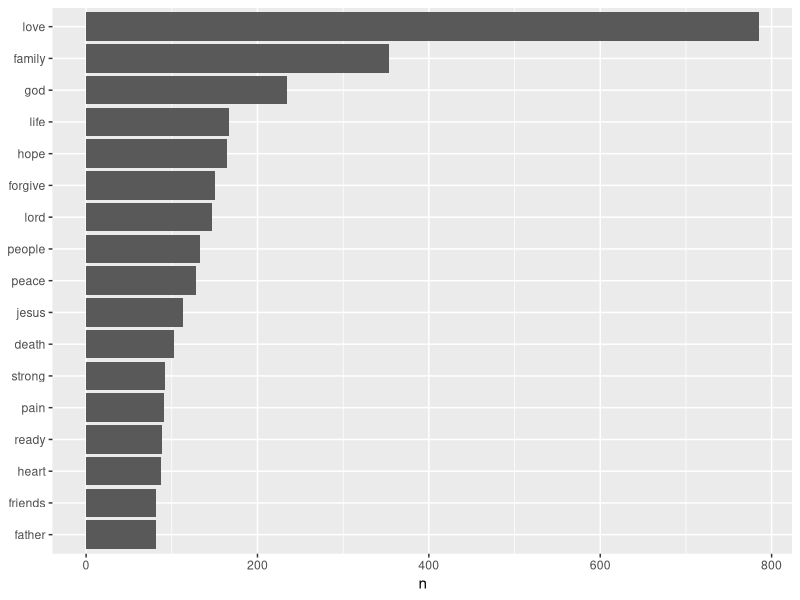
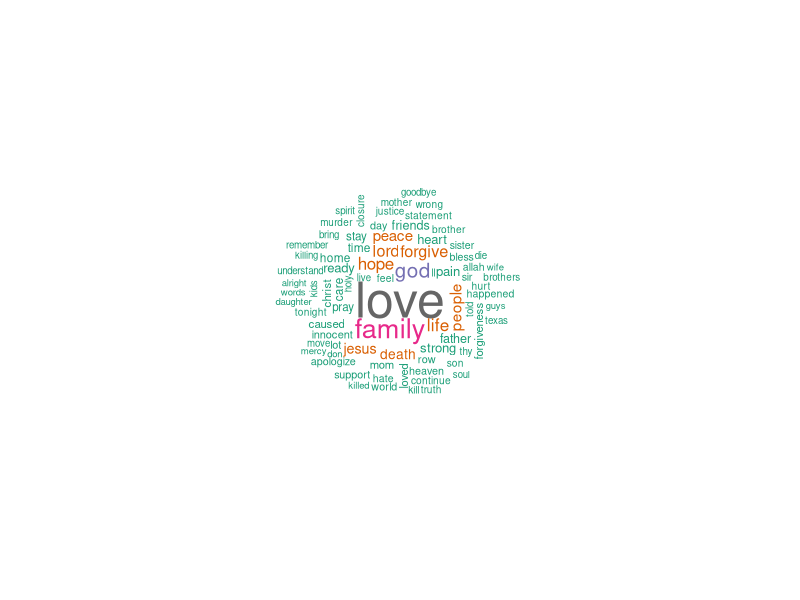
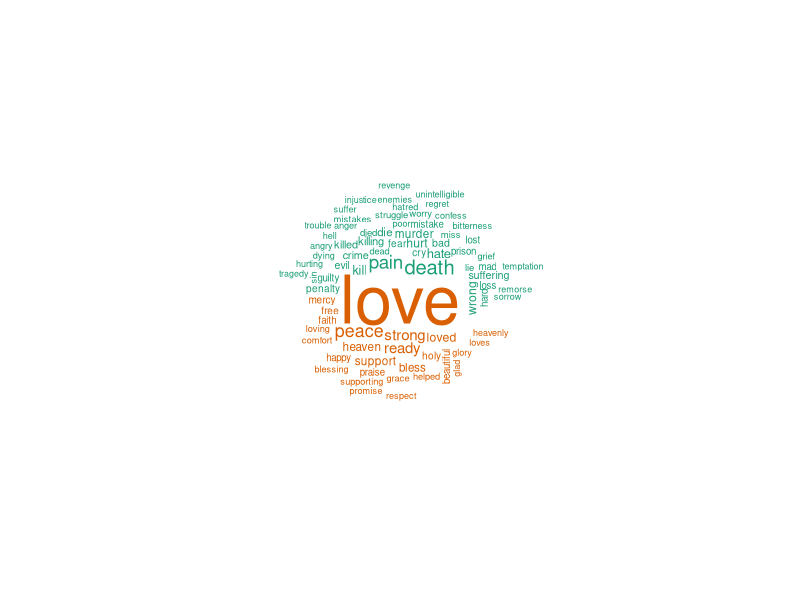
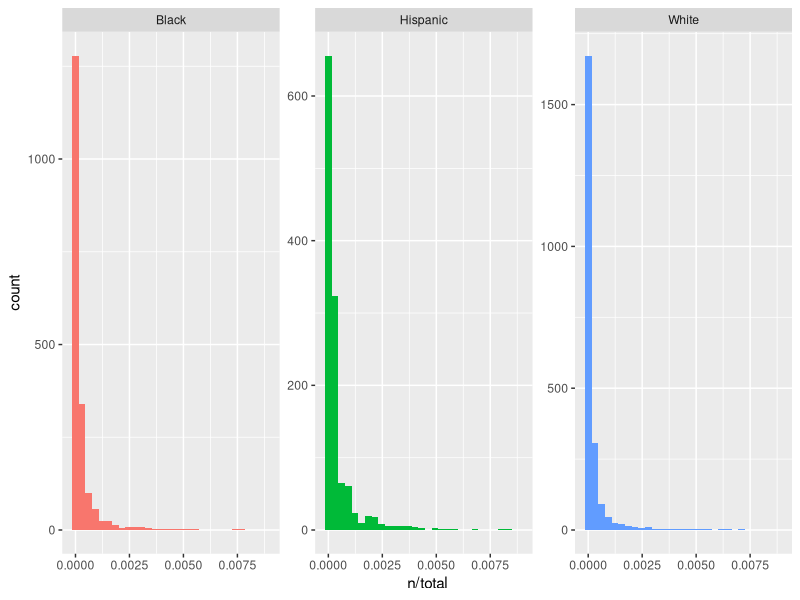
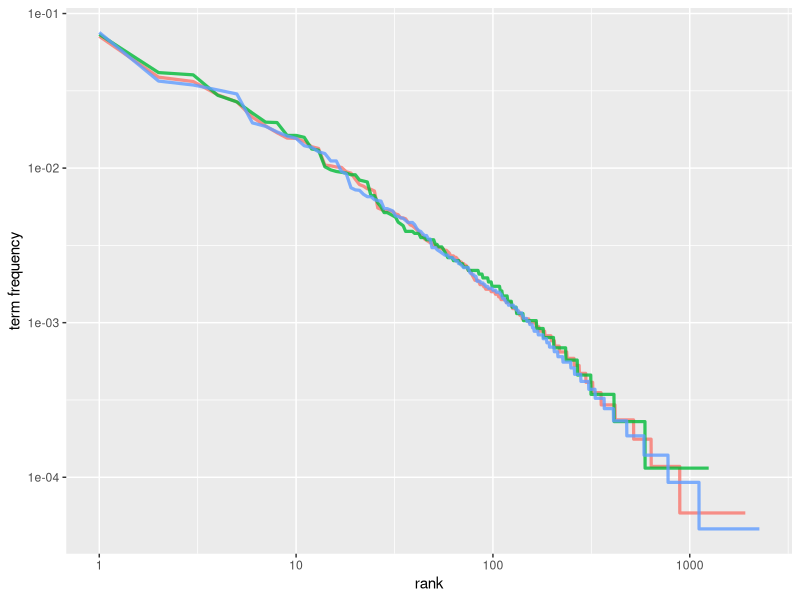
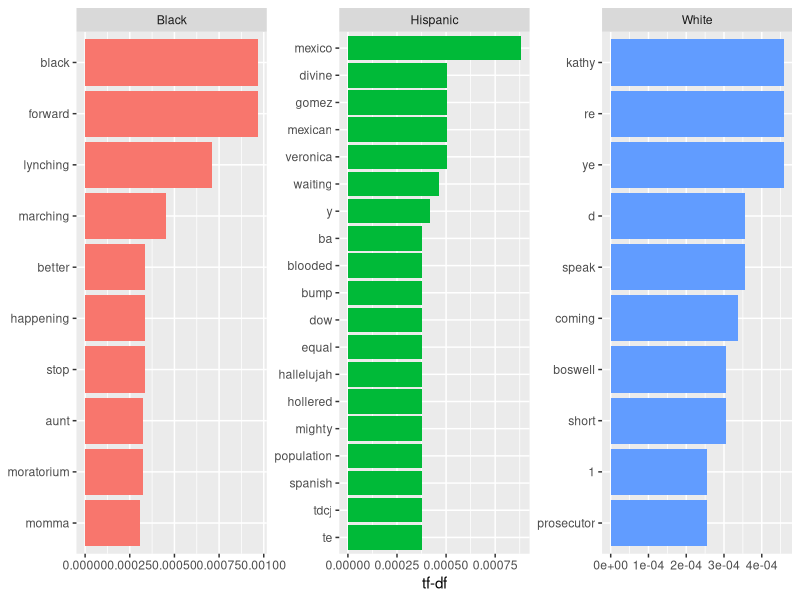
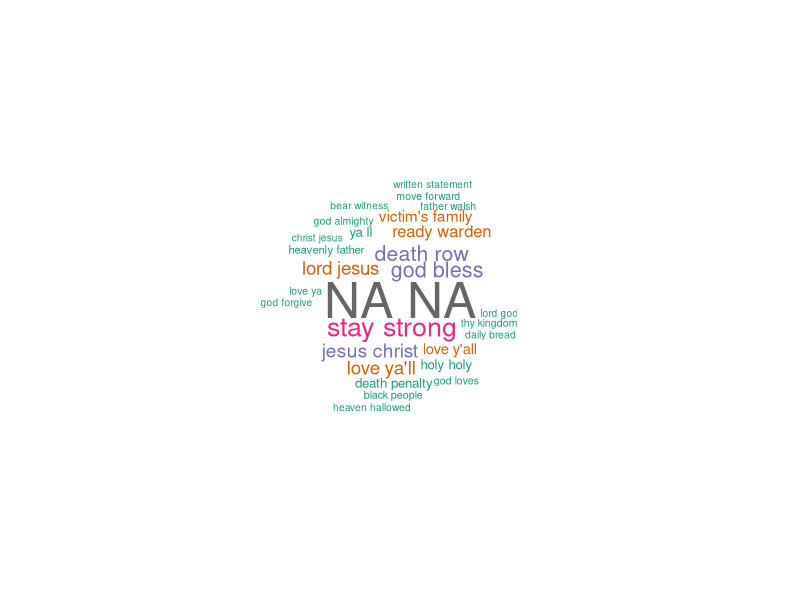
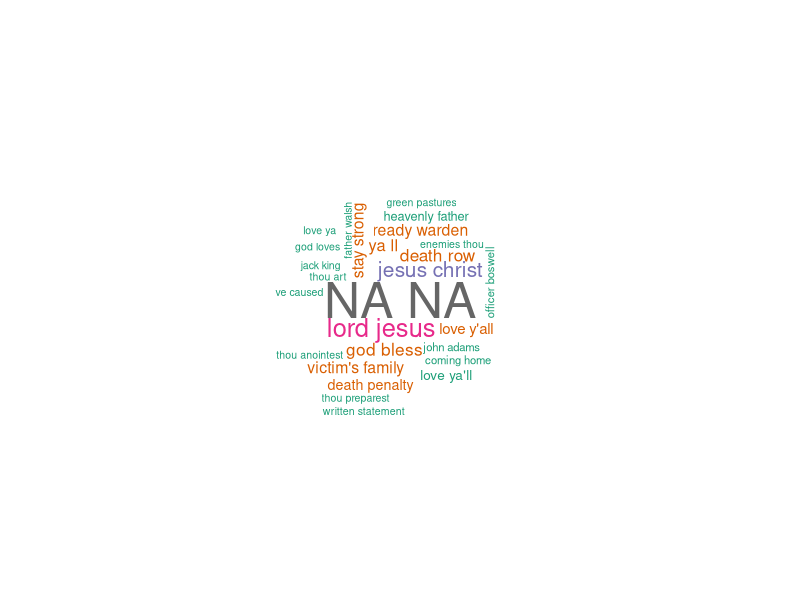

Write R code to recreate these figures, in order. (Note: this script raises an error after producing the figures.)
if(!require(tidytext)) install.packages("tidytext")
library(tidytext)
if(!require(tibble)) install.packages("tibble")
library(tibble)
if(!require(tidyverse)) install.packages("tidyverse")
library(tidyverse)
if(!require(wordcloud)) install.packages("wordcloud")
library(wordcloud)
if(!require(reshape2)) install.packages("reshape2")
library(reshape2)
if(!require(ggraph)) install.packages("ggraph")
library(ggraph)
# may need to install.packages("geforce")
# linux may require sudo apt-get install libudunits2-dev

# setwd("C:/Users/e/Documents/R/inmate.last.words")
setwd("/home/e/R/inmate.last.words")

# read data, prepare text for tidying
x <- read_csv("data/Texas Last Statement - CSV.csv") %>% 
  filter(Race != "Other")
y <- x$LastStatement
y <- data_frame(y)

# Modify stop_words slightly
custom_stop_words <- 
  bind_rows(stop_words,
            data_frame(word = c("ya'll", 
                                "y'all",
                                "warden"),
                       lexicon = "custom"))

# tidy the text
y.tidy <- y %>% 
  unnest_tokens(word,y) %>% 
  anti_join(custom_stop_words)

# list of top 20 used words, sorted
y.tidy %>% 
  count(word, sort = TRUE) %>% 
  slice(1:20)

# plot of above list of top used words
y.tidy %>% 
  count(word, sort = TRUE) %>% 
  filter(n>80) %>% 
  mutate(word=reorder(word,n)) %>% 
  ggplot(aes(word, n)) +
  geom_col() +
  xlab(NULL) +
  coord_flip()

# wordcloud of above list of top used words
pal <- brewer.pal(8,"Dark2")
y.tidy %>% 
  count(word) %>% 
  with(wordcloud(word,n,
                 max.words=80,
                 min.freq=20,
                 colors=pal,
                 random.order = F,
                 random.color = F,
                 scale=c(3,.5)
                 ))

# Comparison wordcloud of top used words according to (bing) sentiment
## negative words likely taken grossly out of context in this case
y.tidy %>%
  inner_join(get_sentiments("bing")) %>%
  count(word, sentiment, sort = TRUE) %>%
  acast(word ~ sentiment, value.var = "n", fill = 0) %>%
  comparison.cloud(max.words = 80
                   # scale=c(3,.2)
                   )
## Word contributions to sentiment
# y.tidy %>% 
#   inner_join(get_sentiments("bing")) %>% 
#   count(word, sentiment, sort=TRUE) %>% 
#   filter(n>20) %>% 
#   mutate(n = ifelse(sentiment == "negative", -n, n)) %>%
#   mutate(word = reorder(word, n)) %>%
#   ggplot(aes(word, n, fill = sentiment)) +
#   geom_col() +
#   coord_flip() +
#   labs(y = "Contribution to sentiment")

## We can try different sentiment dictionaries
# y.tidy %>%
#   inner_join(get_sentiments("nrc")) %>% 
#   count(word, sentiment, sort = TRUE) %>%
#   acast(word ~ sentiment, value.var = "n", fill = 0) %>%
# 
# y.tidy %>%
#   inner_join(get_sentiments("loughran")) 

# comparison of last statements between races?
## select statement and race columns
x.1 <- x %>% 
  select(Race, LastStatement)
## unnested words used per race
x.2 <- x.1 %>% 
  unnest_tokens(word,LastStatement) %>% 
  count(Race,word,sort=T) %>% 
  ungroup()
## total words used per race
x.3 <- x.2 %>% 
  group_by(Race) %>% 
  summarise(total=sum(n))
## each word used compared to total used per race
## common words like i,you, to, etc appear very frequently of course
x.4 <- left_join(x.2,x.3) 

ggplot(x.4,aes(n/total,fill=Race))+
  geom_histogram(show.legend=FALSE)+
  xlim(NA,0.009)+
  facet_wrap(~Race,scales="free_y")

x.5 <- x.4 %>% 
  group_by(Race) %>% 
  mutate(rank=row_number(),
         `term frequency` =n/total)
x.5

x.5 %>% 
  ggplot(aes(rank,`term frequency`,color=Race))+
  geom_line(size = 1.1, alpha = 0.8, show.legend = FALSE) + 
  scale_x_log10() +
  scale_y_log10()

## Find common words in the corpus

x.6 <- x.4 %>% 
  bind_tf_idf(word,Race,n)

x.6 %>% 
  select(-total) %>% 
  arrange(desc(tf_idf))

x.6 %>% 
  arrange(desc(tf_idf)) %>% 
  mutate(word=factor(word,levels=rev(unique(word)))) %>% 
  group_by(Race) %>% 
  top_n(10,tf_idf) %>% 
  ungroup() %>% 
  ggplot(aes(word, tf_idf,fill=Race))+
  geom_col(show.legend=F)+
  labs(x=NULL,y="tf-df")+
  facet_wrap(~Race,scale="free")+
  coord_flip()

# bigrams
x.bigrams <- x.1 %>% 
  unnest_tokens(bigram,LastStatement,token="ngrams",n=2)

x.bigrams %>% 
  count(bigram,sort=T)

x.bigrams.separated <- x.bigrams %>% 
  separate(bigram, c("word1","word2"),sep=" ")

x.bigrams.filtered <- x.bigrams.separated %>% 
  filter(!word1 %in% stop_words$word) %>% 
  filter(!word2 %in% stop_words$word)

x.bigram.counts <- x.bigrams.filtered %>% 
  count(word1,word2,sort=T)

# recombine bigrams without stop words
x.bigrams.united <- x.bigrams.filtered %>% 
  unite(bigram,word1,word2,sep=" ") 

# wordcloud of most common bigrams ALL
x.bigrams.united %>% 
  count(bigram) %>% 
  with(wordcloud(bigram,n,
                 max.words=80,
                 min.freq=5,
                 colors=pal,
                 random.order = F,
                 random.color = F,
                 scale=c(3,.5)))

# wordcloud of most common bigrams WHITE
x.bigrams.united %>%
  filter(Race == "White") %>% 
  count(bigram) %>% 
  with(wordcloud(bigram,n,
                 max.words=80,
                 min.freq=3,
                 colors=pal,
                 random.order = F,
                 random.color = F,
                 scale=c(3,.5))) 

# wordcloud of most common bigrams BLACK
x.bigrams.united %>%
  filter(Race == "Black") %>% 
  count(bigram) %>% 
  with(wordcloud(bigram,n,
                 max.words=80,
                 min.freq=3,
                 colors=pal,
                 random.order = F,
                 random.color = F,
                 scale=c(3,.5))) 

# wordcloud of most common bigrams HISPANIC
x.bigrams.united %>%
  filter(Race == "Hispanic") %>% 
  count(bigram) %>% 
  with(wordcloud(bigram,n,
                 max.words=80,
                 min.freq=3,
                 colors=pal,
                 random.order = F,
                 random.color = F,
                 scale=c(4,.5))) 

# what is polunsky?
# x.bigrams.filtered %>% 
#   filter(word1 == "polunsky") %>% 
#   count(Race, word1,sort=T)
# x.bigrams.filtered %>%
#   filter(word1 == "john") %>%
#   count(Race, word1,sort=T)


x.bigram.tf.idf <- x.bigrams.united %>% 
  count(Race,bigram) %>% 
  bind_tf_idf(bigram,Race,n) %>% 
  arrange(desc(tf_idf))

x.bigram.tf.idf %>% 
  arrange(desc(tf_idf)) %>%
  mutate(bigram=factor(bigram,levels=rev(unique(bigram)))) %>%
  group_by(Race) %>% 
  top_n(5) %>% 
  ungroup() %>%
  ggplot(aes(bigram, tf_idf,fill=Race))+
  geom_col(show.legend=F)+
  labs(x=NULL,y="tf-df")+
  facet_wrap(~Race,scale="free")+
  coord_flip()

x %>% 
  filter(str_detect(LastStatement,"innocent")) %>% 
  select(LastStatement)
  
# trigrams
x.trigrams <- x.1 %>% 
  unnest_tokens(trigram,LastStatement,token="ngrams",n=3) %>% 
  separate(trigram, c("word1", "word2", "word3"), sep = " ") %>%
  # filter(!word1 %in% stop_words$word,
  #        !word2 %in% stop_words$word,
  #        !word3 %in% stop_words$word) %>%
  count(word1, word2, word3, sort = TRUE)


x.bigrams.separated %>% 
  filter(word1=="not") %>% 
  count(word1,word2,sort=T)

AFINN <- get_sentiments("afinn")
x.not.words <- x.bigrams.separated %>% 
  filter(word1=="not") %>% 
  inner_join(AFINN,by=c(word2="word")) %>% 
  count(word2,score,sort=T) %>% 
  ungroup()

x.not.words %>% 
  mutate(contribution=n*score) %>% 
  arrange(desc(abs(contribution))) %>% 
  head(20) %>% 
  mutate(word2=reorder(word2,contribution)) %>% 
  ggplot(aes(word2,n*score,fill=n*score>0))+
  geom_col(show.legend = FALSE) +
  xlab("Words preceded by \"not\"") +
  ylab("Sentiment score * number of occurrences") +
  coord_flip()

negation_words <- c("not", "no", "never", "without")

negated_words <- x.bigrams.separated %>%
  filter(word1 %in% negation_words) %>%
  inner_join(AFINN, by = c(word2 = "word")) %>%
  count(word1, word2, score, sort = TRUE) %>%
  ungroup()


library(igraph)
library(ggraph)
x.bigram.counts

x.bigram.graph <- x.bigram.counts %>% 
  filter(n>4) %>% 
  graph_from_data_frame()

ggraph(x.bigram.graph, layout = "fr") +
  geom_edge_link() +
  geom_node_point() +
  geom_node_text(aes(label = name), vjust = 1, hjust = 1)

a <- grid::arrow(type = "closed", length = unit(.15, "inches"))

ggraph(x.bigram.graph, layout = "fr") +
  geom_edge_link(aes(edge_alpha = n), show.legend = FALSE,
                 arrow = a, end_cap = circle(.07, 'inches')) +
  geom_node_point(color = "lightblue", size = 5) +
  geom_node_text(aes(label = name), vjust = 1, hjust = 1) +
  theme_void()


x.1 %>% 
  filter(Race=="Black")
